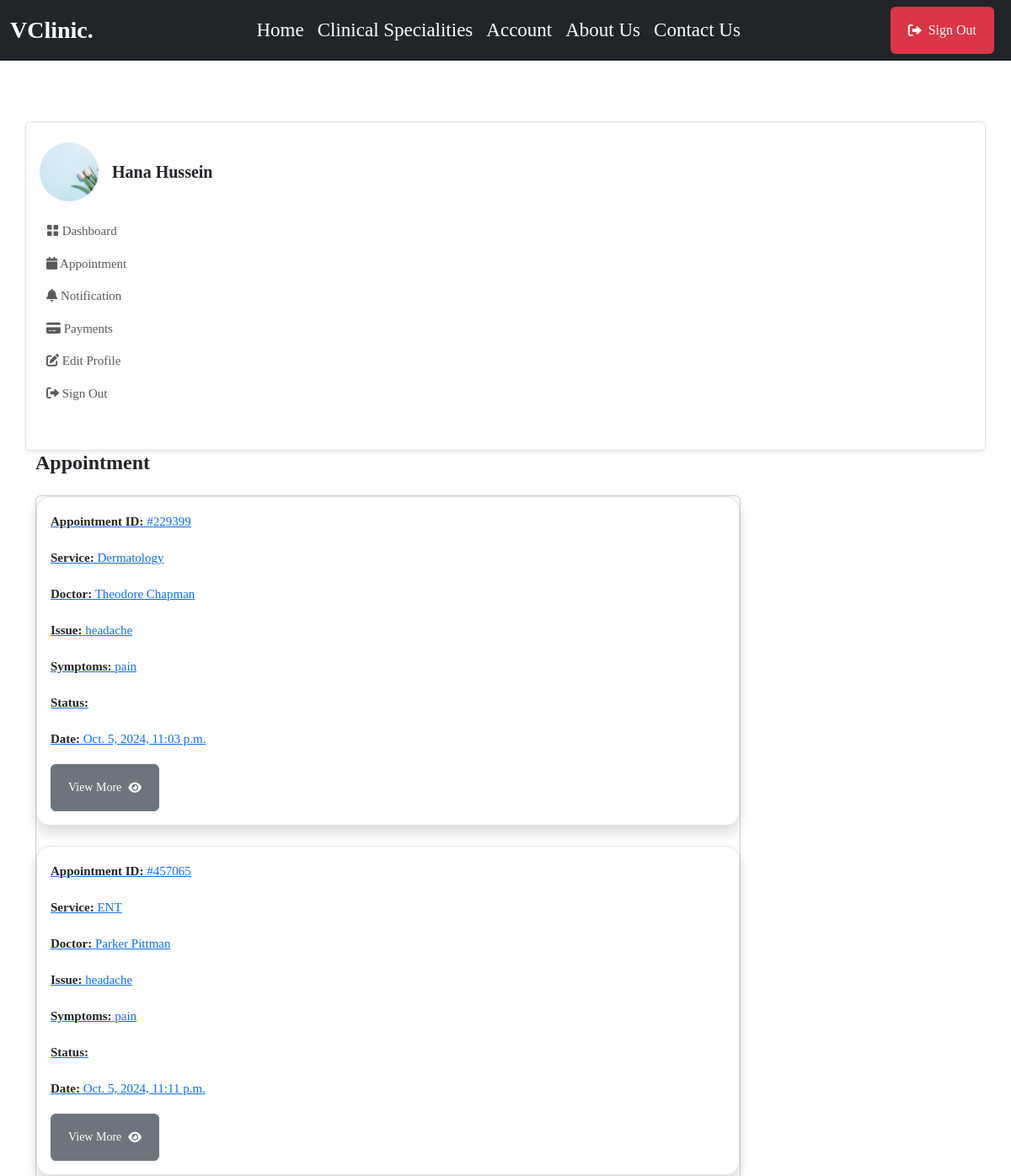
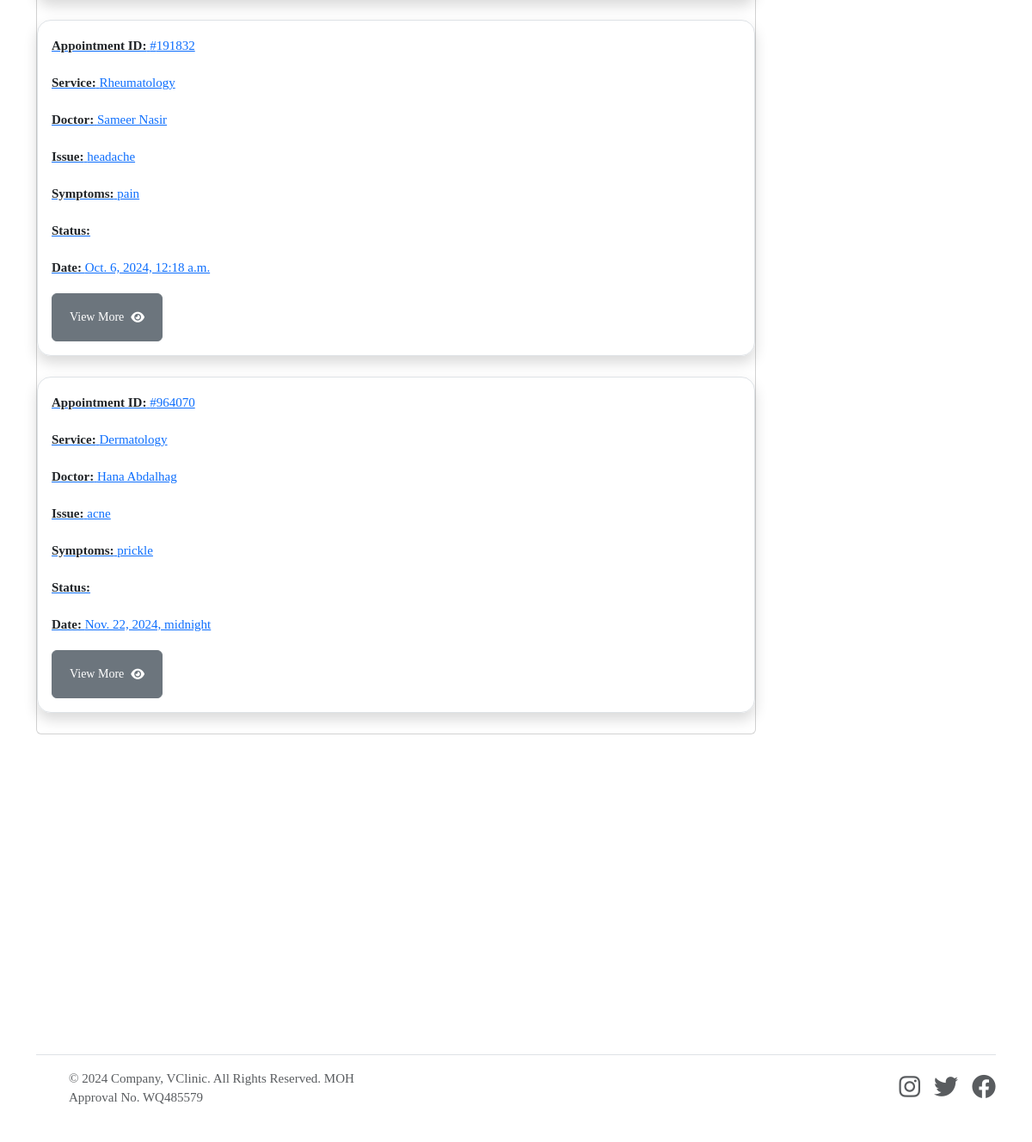
Page /patient/appointments (signed in) on the committed database (2 pictures, top to bottom).
### userauthapp/models.py (models this page shows, shortened)
class User(AbstractUser):       # override default user model
    email = models.EmailField(unique=True)
    username = models.CharField(max_length=100, null=True, blank=True)
    user_type = models.CharField(max_length=50, choices=USER_TYPE, null=True, blank=True, default=None)
    USERNAME_FIELD = "email"
    REQUIRED_FIELDS = ['username']

### patientapp/models.py (models this page shows, shortened)
class Patient(models.Model):         #create a new model from scratch
    user = models.OneToOneField(userauth_models.User, on_delete=models.CASCADE)  #when we delete this user , we delete doctor, there should be only one doctor that has one user model
    image = models.FileField(upload_to='images', blank=True, null=True)
    full_name = models.CharField(max_length=100, blank=True, null=True)
    mobile = models.CharField(max_length=15, blank=True, null=True)
    address = models.CharField(max_length=100, null=True, blank=True)
    email = models.CharField(max_length=100, null=True, blank=True)
    gender = models.CharField(max_length=100, null=True, blank=True)
    blood_group = models.CharField(max_length=100, null=True, blank=True)
    date_of_birth= models.DateTimeField(default=timezone.now, null=True, blank=True)

### mainapp/models.py (models this page shows, shortened)
class Appointment(models.Model):
    STATUS = [
        ('Scheduled', 'Scheduled'),
        ('Completed', 'Completed'),
        ('Pending', 'Pending'),
        ('Cancelled', 'Cancelled')
    ]
    service = models.ForeignKey(Service, on_delete=models.SET_NULL, null=True, blank=True, related_name='service_appointments')
    doctor = models.ForeignKey(doctor_models.Doctor, on_delete=models.SET_NULL, null=True, blank=True, related_name='doctor_appointments')
    patient = models.ForeignKey(patient_models.Patient, on_delete=models.SET_NULL, null=True, blank=True, related_name='appointments_patient')
    appointment_date = models.DateTimeField(null=True, blank=True)
    issues = models.TextField(blank=True, null=True)
    symptoms = models.TextField(blank=True, null=True)
    appointment_id = ShortUUIDField(length=6, max_length=10, alphabet="1234567890")
    appointment_status = models.CharField(max_length=120, choices=STATUS, default='Pending')

class Service(models.Model):
    image = models.FileField(upload_to="images", null=True, blank=True)
    name = models.CharField(max_length=255)         # name of clinical specialitis
    description = models.TextField(blank=True, null=True)       # description of clinical specialitis
    cost = models.DecimalField(max_digits=10, decimal_places=2)         # How mush the clinical specialitis cost
    available_doctors = models.ManyToManyField(doctor_models.Doctor, blank=True)        #every clinical specialitis have many doctors

### doctorapp/models.py (models this page shows, shortened)
class Doctor(models.Model):         #create a new model from scratch
    user = models.OneToOneField(userauth_models.User, on_delete=models.CASCADE)  #when we delete this user , we delete doctor, there should be only one doctor that has one user model
    image = models.FileField(upload_to='images', default='images/doctor-default.png', blank=True, null=True)
    full_name = models.CharField(max_length=100, blank=True, null=True)
    mobile = models.CharField(max_length=15, blank=True, null=True)
    country = models.CharField(max_length=100, null=True, blank=True)
    bio = models.CharField(max_length=100, null=True, blank=True)
    specializations = models.CharField(max_length=100, null=True, blank=True)
    qualifications = models.CharField(max_length=100, null=True, blank=True)
    years_of_experience = models.CharField(max_length=100, null=True, blank=True)
    next_available_appointment_date = models.DateTimeField(default=timezone.now, null=True, blank=True)

### patientapp/views.py (the view)
# urls.py: path("appointments", views.appointments, name="appointments"),
@login_required
def appointments(request):
    patient = patient_models.Patient.objects.get(user=request.user)
    appointments = base_models.Appointment.objects.filter(patient=patient)
    context = {
        "appointments": appointments,
    }
    return render(request, "patientapp/appointments.html", context)

### templates/patientapp/appointments.html (shortened to what this page needs)
{% extends 'partials/base.html' %} {% block content %}
<section class="pt-5 pb-5">
    <div class="container">
        <div class="row mt-0 mt-md-4">
            {% include 'patientapp/sidebar.html' %}
            <div class="col-lg-9 col-md-8 col-12">
                <h4 class="mb-0 mb-4 fw-bold">Appointment</h4>
                <div class="card mb-4">
                    {% for a in appointments %}
                    <div class="shadow border p-3 mb-4 rounded-4">
                        <a href="{% url 'patientapp:appointment_detail' a.appointment_id %}">
                            <p><span class="fw-semibold text-dark">Appointment ID:</span> #{{a.appointment_id}}</p>
                            <p><span class="fw-semibold text-dark">Service:</span> {{a.service.name}}</p>
                            <p><span class="fw-semibold text-dark">Doctor:</span> {{a.doctor.full_name}}</p>
                            <p><span class="fw-semibold text-dark">Issue:</span> {{a.issues}}</p>
                            <p><span class="fw-semibold text-dark">Symptoms:</span> {{a.symptoms}}</p>
                            <p><span class="fw-semibold text-dark">Status:</span> {{a.status}}</p>
                            <p><span class="fw-semibold text-dark">Date:</span> {{a.appointment_date}}</p>
                            <button class="btn btn-secondary btn-sm">View More <i class="fas fa-eye ms-2"></i></button>
                        </a>
                    </div>
                    {% endfor %}
                </div>
            </div>
        </div>
</section>
{% endblock content %}

### templates/patientapp/sidebar.html (shortened to what this page needs)
    <nav class="navbar navbar-expand-md shadow-sm mb-4 mb-lg-0 sidenav border rounded">
        <div class="collapse navbar-collapse p-3" id="sidenav">
            <div class="navbar-nav flex-column">
                <div class="d-flex align-items-center mb-3">
                    {% if request.user.patient.image %}
                    <img src="{{request.user.patient.image.url}}" alt="avatar" class="rounded-circle avatar-xl" style="width: 70px; height: 70px; object-fit: cover" />
                    {% endif %}
                    <div class="ms-3">
                        <h5 class="mb-0 fw-bold">{{request.user.patient.full_name}}</h5>
                    </div>
                </div>
                <ul class="list-unstyled ms-n2 mb-4">
                    <li class="nav-item">
                        <a class="dropdown-item nav-link" href="{% url 'patientapp:dashboard' %}"><i class="bi bi-grid-fill"></i> Dashboard</a>
                    </li>
                    <li class="nav-item">
                        <a class="dropdown-item nav-link" href="{% url 'patientapp:appointments' %}"><i class="fas fa-calendar"></i> Appointment</a>
                    </li>
                    <li class="nav-item">
                        <a class="dropdown-item nav-link" href="{% url 'patientapp:notifications' %}"><i class="fas fa-bell"></i> Notification</a>
                    </li>
                    <li class="nav-item">
                        <a class="dropdown-item nav-link" href="{% url 'patientapp:payments' %}"><i class="fas fa-credit-card"></i> Payments</a>
                    </li>
                    <li class="nav-item">
                        <a class="nav-link" href="{% url 'patientapp:profile' %}"> <i class="fas fa-edit"></i> Edit Profile </a>
                    </li>
                    <li class="nav-item">
                        <a class="nav-link" href="{% url 'userauthapp:sign-out' %}"> <i class="fas fa-sign-out-alt"></i> Sign Out </a>
                    </li>
                </ul>
            </div>
        </div>
    </nav>
</div>

### static/assets/css/style.css (style rules this page uses)
body { background: #ffffff; color: var(--bs-body-color); font-size: 15px; font-family: var(--body-font-family); margin: 0; overflow-x: hidden !important; font-weight: 400; }
.p, p { line-height: 1.8; color: var(--paragraphColor); }
.btn { padding: 10px 20px; height: 56px; display: inline-flex; align-items: center; justify-content: center; cursor: pointer; transition: all ease 0.4s; border-radius: 0.375rem; overflow: hidden; animation-delay: 0.7s; animation-duration: 0.5s; position: relative; }
.btn::after { background-color: rgba(255, 255, 255, 0.76); content: ""; height: 150px; left: -75px; position: absolute; top: -35px; transform: rotate(35deg); transition: all 1600ms cubic-bezier(0.19, 1, 0.22, 1); width: 40px; opacity: 0; }

### rows in the picture
User: user.patient.image (picture), user.patient.full_name "Hana Hussein"
Appointment: appointment_id "229399", service.name "Dermatology", doctor.full_name "Theodore Chapman", issues "headache", symptoms "pain", appointment_date "Oct. 5, 2024, 11:03 p.m."
Appointment: appointment_id "457065", service.name "ENT", doctor.full_name "Parker Pittman", issues "headache", symptoms "pain", appointment_date "Oct. 5, 2024, 11:11 p.m."
Appointment: appointment_id "191832", service.name "Rheumatology", doctor.full_name "Sameer Nasir", issues "headache", symptoms "pain", appointment_date "Oct. 6, 2024, 12:18 a.m."
Appointment: appointment_id "964070", service.name "Dermatology", doctor.full_name "Hana Abdalhag", issues "acne", symptoms "prickle", appointment_date "Nov. 22, 2024, midnight"
